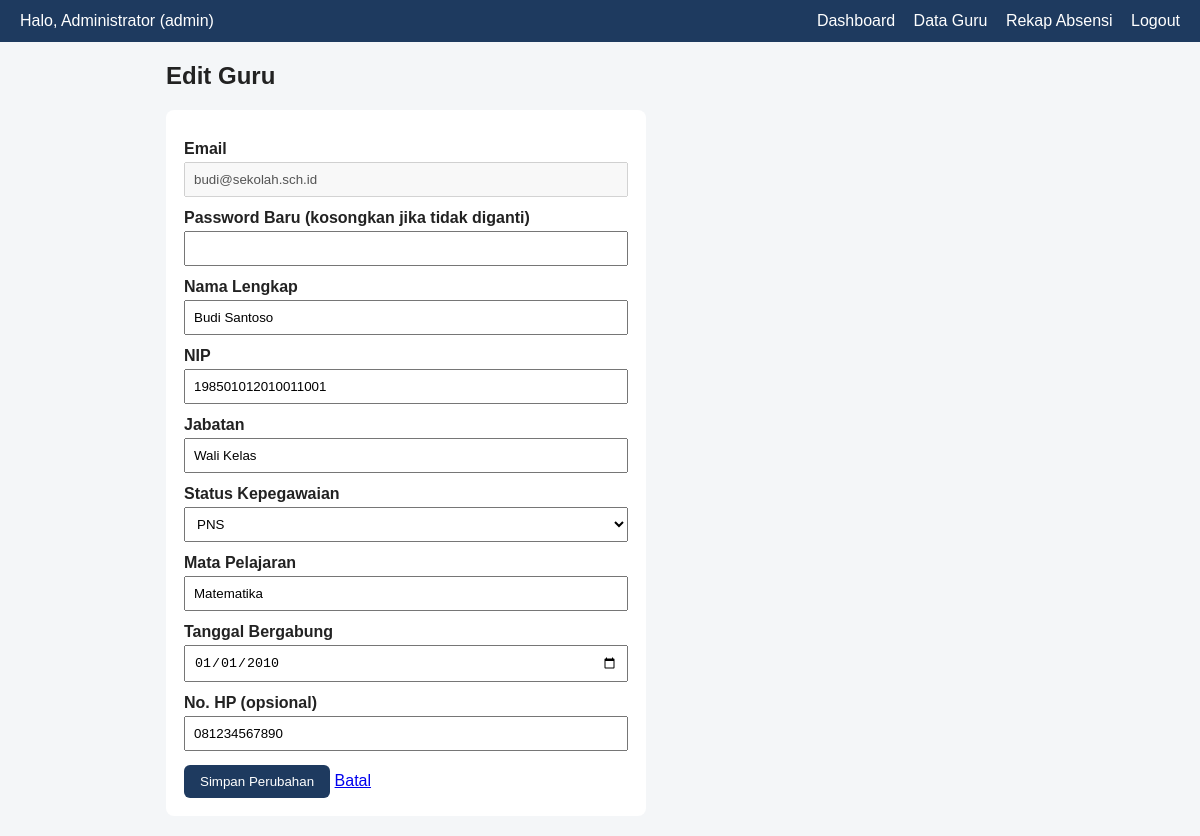
The page /admin/edit_guru.php?id=1 (signed in) on the database its author committed.
### tables this page shows
CREATE TABLE guru (
  id_guru            INT AUTO_INCREMENT PRIMARY KEY,
  email              VARCHAR(100) NOT NULL UNIQUE,
  password           VARCHAR(255) NOT NULL,    
  nip                VARCHAR(20)  NOT NULL UNIQUE,
  nama               VARCHAR(100) NOT NULL,
  jabatan            VARCHAR(50)  NOT NULL,
  status_kepegawaian ENUM('PNS','PPPK','Honorer') NOT NULL,
  mapel              VARCHAR(50)  NOT NULL,
  tanggal_bergabung  DATE NOT NULL,
  no_hp              VARCHAR(15)
);

### connection.php (called while the page is built, shortened)
<?php
function jalankan($koneksi, $sql, $tipe = "", $params = []) {
    $stmt = mysqli_prepare($koneksi, $sql);
    if ($tipe != "") {
        mysqli_stmt_bind_param($stmt, $tipe, ...$params);
    }
    if (!mysqli_stmt_execute($stmt)) {
        die("Query gagal: " . mysqli_stmt_error($stmt));
    }
    return $stmt;
}
function ambil_satu($koneksi, $sql, $tipe = "", $params = []) {
    $stmt  = jalankan($koneksi, $sql, $tipe, $params);
    $hasil = mysqli_stmt_get_result($stmt);
    return mysqli_fetch_assoc($hasil);
}
function e($teks) {
    return htmlspecialchars($teks ?? '', ENT_QUOTES, 'UTF-8');
}

### admin/edit_guru.php (the view, shortened to what this page needs)
<?php
require '../connection.php';
$id_guru = (int)($_GET['id'] ?? 0);
$guru = ambil_satu($koneksi, "SELECT * FROM guru WHERE id_guru = ?", "i", [$id_guru]);
$nama               = $guru['nama'];
$nip                = $guru['nip'];
$jabatan            = $guru['jabatan'];
$status_kepegawaian = $guru['status_kepegawaian'];
$mapel              = $guru['mapel'];
$tanggal_bergabung  = $guru['tanggal_bergabung'];
$no_hp              = $guru['no_hp'];
?>
<!DOCTYPE html>
<html lang="id">
<head>
    <link rel="stylesheet" href="../css/style.css">
</head>
<body>
    <?php require '../partials/navbar.php'; ?>
    <div class="konten">
        <h2>Edit Guru</h2>
        <form method="POST" class="form">
            <label>Email</label>
            <input type="email" value="<?= e($guru['email']) ?>" disabled>
            <label>Password Baru (kosongkan jika tidak diganti)</label>
            <input type="password" name="password_baru">
            <label>Nama Lengkap</label>
            <input type="text" name="nama" value="<?= e($nama) ?>" required>
            <label>NIP</label>
            <input type="text" name="nip" value="<?= e($nip) ?>" required>
            <label>Jabatan</label>
            <input type="text" name="jabatan" value="<?= e($jabatan) ?>" required>
            <label>Status Kepegawaian</label>
            <select name="status_kepegawaian">
                <?php foreach (['PNS', 'PPPK', 'Honorer'] as $s) { ?>
                    <option value="<?= $s ?>" <?= $status_kepegawaian == $s ? 'selected' : '' ?>><?= $s ?></option>
                <?php } ?>
            </select>
            <label>Mata Pelajaran</label>
            <input type="text" name="mapel" value="<?= e($mapel) ?>" required>
            <label>Tanggal Bergabung</label>
            <input type="date" name="tanggal_bergabung" value="<?= e($tanggal_bergabung) ?>" required>
            <label>No. HP (opsional)</label>
            <input type="text" name="no_hp" value="<?= e($no_hp) ?>">
            <button type="submit">Simpan Perubahan</button>
            <a href="data_guru.php">Batal</a>
        </form>
    </div>
</body>
</html>

### css/style.css (style rules this page uses)
* { box-sizing: border-box; }
body { font-family: Arial, sans-serif; margin: 0; background: #f4f6f8; color: #222; }
.konten { max-width: 900px; margin: 20px auto; padding: 0 16px; }
.form { background: #fff; padding: 18px; border-radius: 8px; max-width: 480px; }
.form label { display: block; margin-top: 12px; font-weight: bold; }
.form input, .form select { width: 100%; padding: 8px; margin-top: 4px; }
.form button, .btn, .filter button { padding: 9px 16px; background: #1e3a5f; color: #fff; border: 0; border-radius: 6px; cursor: pointer; text-decoration: none; display: inline-block; margin-top: 14px; }

### rows shown on the page
guru: email "budi@sekolah.sch.id", nama "Budi Santoso", nip "198501012010011001", jabatan "Wali Kelas", status_kepegawaian "PNS", mapel "Matematika", tanggal_bergabung "01/01/2010", no_hp "081234567890"

### other values the page prints
$_SESSION['nama'] "Administrator"
$_SESSION['role'] "admin"
